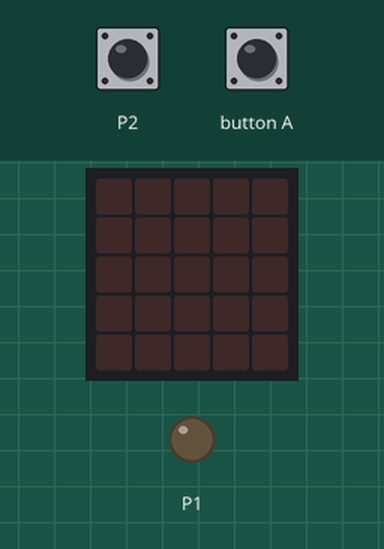
This program was run on a simulated BBC micro:bit (MakeCode). On the bench: the board's 5×5 LED display, output pins drawn as LEDs (lit = HIGH). Inputs (shaded band) come from the test bench; at power-on: P2 LOW.

Above: at 1.2 s.
1.3 s: P2 pulled HIGH for 0.15 s
At 1.38 s:
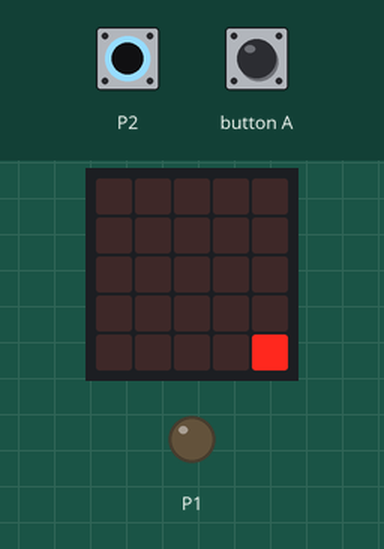
2.9 s: button A pressed for 0.15 s
At 3.4 s:
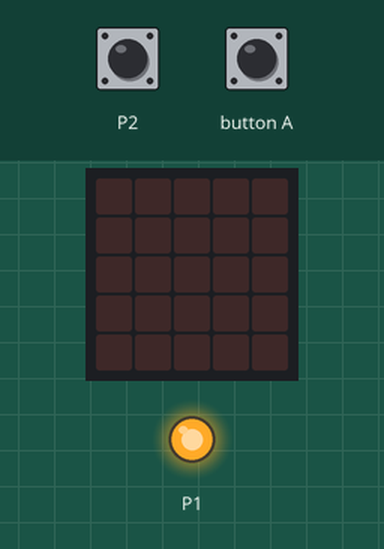
4.5 s: P2 pulled HIGH for 1 s
At 5.3 s:
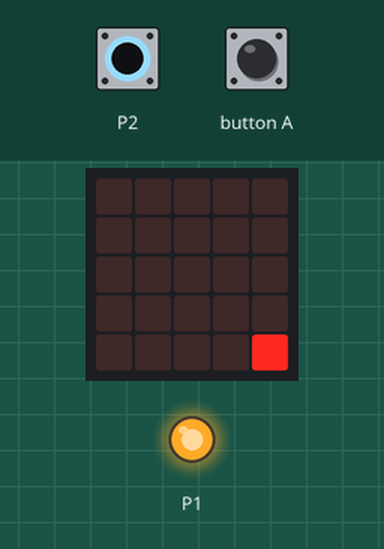
7.0 s: P2 pulled HIGH for 3.2 s
Timing chart, 0 to 10.0 s (numbered marks = the images above; inputs shaded):
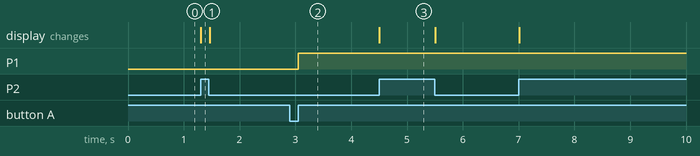

Measured:
- after the input at 1.3 s, the display: changes at once (image 1)
- after the input at 2.9 s, P1: LOW → HIGH after 0.15 s
- after the input at 4.5 s, the display: changes at once (image 3)

The program:

main.ts
```typescript
input.onButtonPressed(Button.A, function () {
    pins.digitalWritePin(DigitalPin.P1, 1)
    basic.pause(100)
    pins.digitalWritePin(DigitalPin.P1, 1)
})
basic.forever(function () {
    if (pins.digitalReadPin(DigitalPin.P2) == 1) {
        led.plot(4, 4)
    } else {
        led.unplot(4, 4)
    }
})
```

test.ts
```typescript
// aquí va el archivo "tests"; esto no se compilará cuando este paquete se utilice como una extensión.
```
